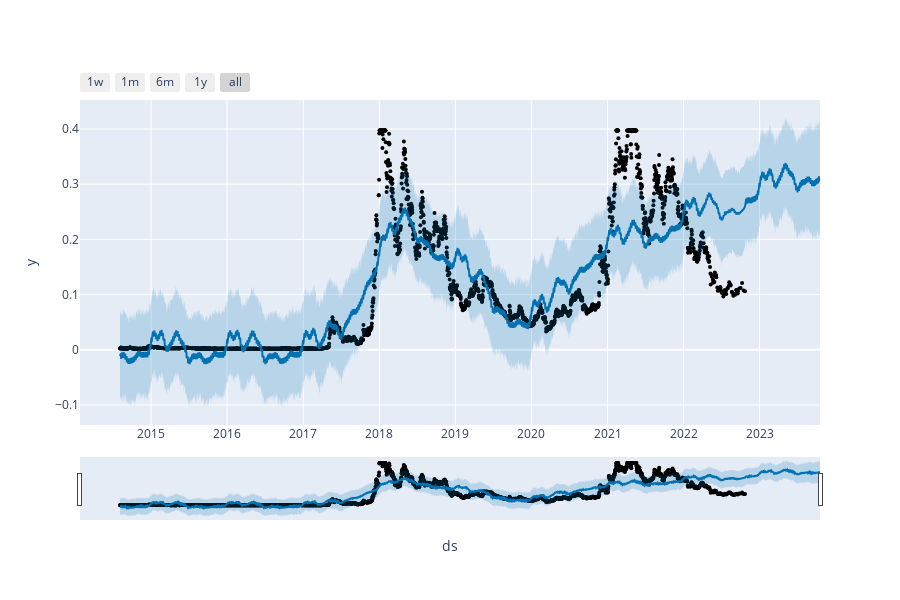

The code cell stored with this chart in its notebook:
### Code cell
import matplotlib.pyplot as plt
from prophet.plot import plot_plotly, plot_components_plotly
plot_plotly(model,prediction)

### Figure 1 — Plotly figure (JSON) as saved in the notebook; plotly's stock layout.template omitted (floating-point values rounded to 4 significant figures; data arrays with more than 128 entries replaced by an {"elided": "..."} marker saying what was removed)
{"data": [{"marker": {"color": "black", "size": 4}, "mode": "markers", "name": "Actual", "type": "scatter", "x": {"elided": "2791 str values"}, "y": {"elided": "2791 float values"}}, {"hoverinfo": "skip", "line": {"width": 0}, "mode": "lines", "type": "scatter", "x": {"elided": "3151 str values"}, "y": {"elided": "3151 float values"}}, {"fill": "tonexty", "fillcolor": "rgba(0, 114, 178, 0.2)", "line": {"color": "#0072B2", "width": 2}, "mode": "lines", "name": "Predicted", "type": "scatter", "x": {"elided": "3151 str values"}, "y": {"elided": "3151 float values"}}, {"fill": "tonexty", "fillcolor": "rgba(0, 114, 178, 0.2)", "hoverinfo": "skip", "line": {"width": 0}, "mode": "lines", "type": "scatter", "x": {"elided": "3151 str values"}, "y": {"elided": "3151 float values"}}], "layout": {"height": 600, "showlegend": false, "width": 900, "xaxis": {"rangeselector": {"buttons": [{"count": 7, "label": "1w", "step": "day", "stepmode": "backward"}, {"count": 1, "label": "1m", "step": "month", "stepmode": "backward"}, {"count": 6, "label": "6m", "step": "month", "stepmode": "backward"}, {"count": 1, "label": "1y", "step": "year", "stepmode": "backward"}, {"step": "all"}]}, "rangeslider": {"visible": true}, "title": {"text": "ds"}, "type": "date"}, "yaxis": {"title": {"text": "y"}}}}
